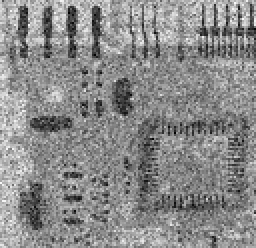
%> input picture hw4/Proj05-02/Image1.tif, 128 x 124 px, shrunk from 455 x 440 before the run (shown 2 times larger)
$ octave main.m   (GNU Octave 9; MATLAB toolbox functions it lacks are replaced by stand-ins)
%> lines starting %> are read from the running program, lines starting %| are printed output that depends on the picture
### hw4/Proj05-02/medianFilter.m
function output = medianFilter(input)
    [row, col] = size(input);

    output = input;

    for i=2:row-1
        for j = 2:col-1
            output(i, j) = median(input(i-1:i+1, j-1:j+1), "all");
        end
    end
end

### hw4/Proj05-02/main.m

inputIMG = im2uint8(imread("Image1.tif"));
%> inputIMG is the input picture: size 124x128 uint8; min 0, max 251, mean 138.1
outputIMG = medianFilter(inputIMG);
%> after the loop in medianFilter, `for i=2:row-1`:
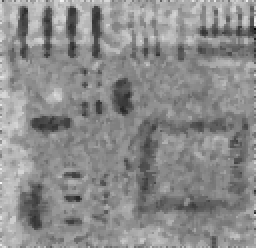
%> output: size 124x128 uint8 (shown 2 times larger); min 5, max 249, mean 138.9

figure(1)
imshow(inputIMG)
figure(2)
imshow(outputIMG);

inputIMG = im2uint8(imread("Image2.tif"));
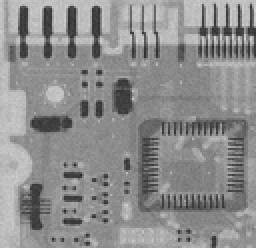
%> input picture hw4/Proj05-02/Image2.tif, 128 x 124 px, shrunk from 455 x 440 before the run (shown 2 times larger)
%> inputIMG is the input picture: size 124x128 uint8; min 42, max 215, mean 140.7
outputIMG = medianFilter(inputIMG);
%> after the loop in medianFilter (call 2), `for i=2:row-1`:
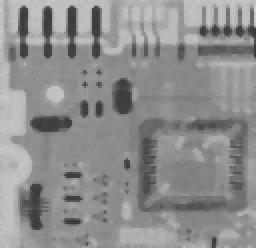
%> output: size 124x128 uint8 (shown 2 times larger); min 52, max 212, mean 141.7

figure(3)
imshow(inputIMG)
figure(4)
imshow(outputIMG);

inputIMG = im2uint8(imread("Image3.tif"));
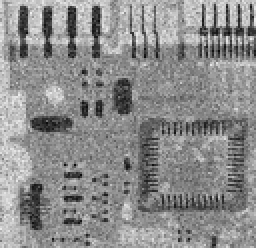
%> input picture hw4/Proj05-02/Image3.tif, 128 x 124 px, shrunk from 455 x 440 before the run (shown 2 times larger)
%> inputIMG is the input picture: size 124x128 uint8; min 10, max 240, mean 140.1
outputIMG = medianFilter(inputIMG);
%> after the loop in medianFilter (call 3), `for i=2:row-1`:
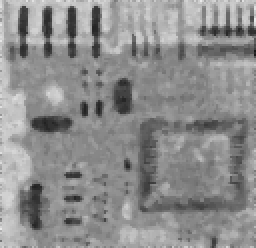
%> output: size 124x128 uint8 (shown 2 times larger); min 25, max 235, mean 141.2

figure(5)
imshow(inputIMG)
figure(6)
imshow(outputIMG);

inputIMG = im2uint8(imread("Image4.tif"));
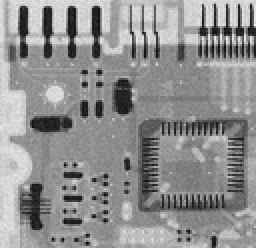
%> input picture hw4/Proj05-02/Image4.tif, 128 x 124 px, shrunk from 455 x 440 before the run (shown 2 times larger)
%> inputIMG is the input picture: size 124x128 uint8; min 8, max 239, mean 143.4
outputIMG = medianFilter(inputIMG);
%> after the loop in medianFilter (call 4), `for i=2:row-1`:
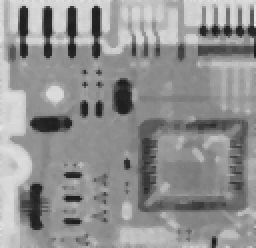
%> output: size 124x128 uint8 (shown 2 times larger); min 27, max 238, mean 144.8

figure(7)
imshow(inputIMG)
figure(8)
imshow(outputIMG);
